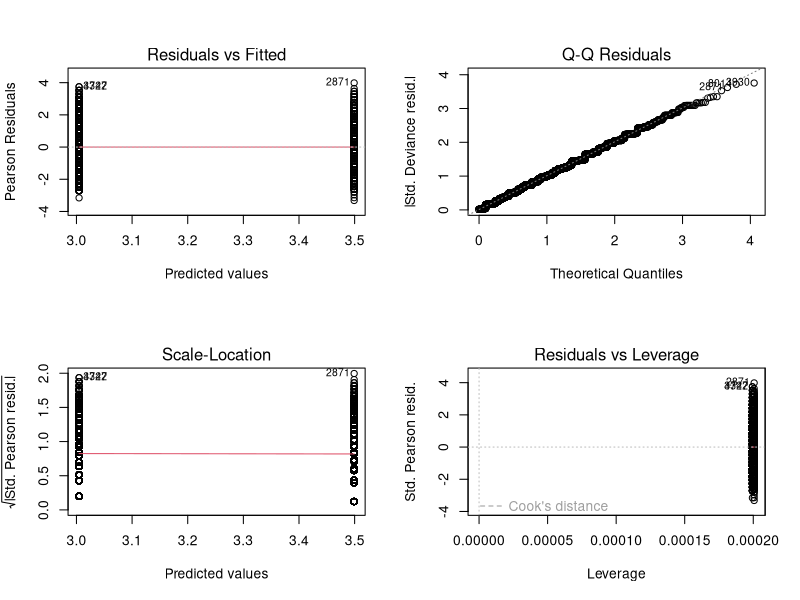
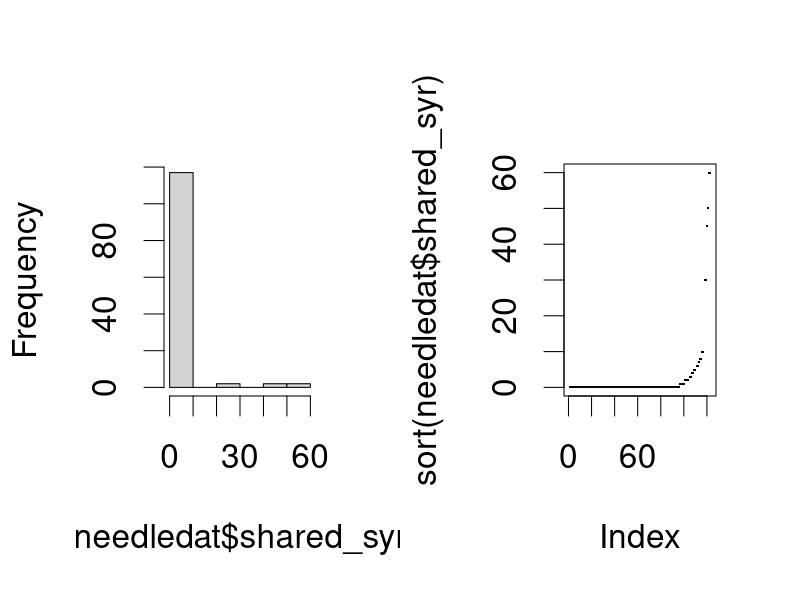
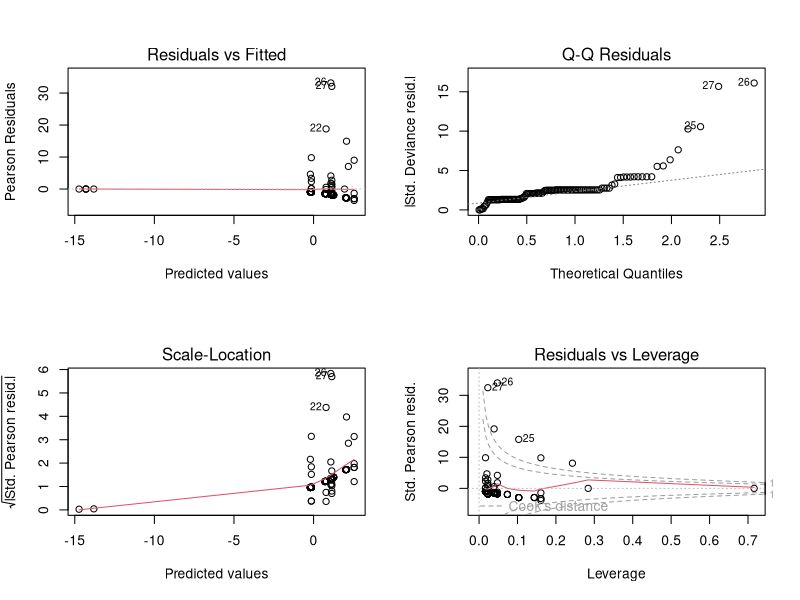

Recreate these plots in R, in order.
## ---- chunk 1
set.seed(1)
## ---- chunk 2
simdat <- data.frame(race=sample(c("white", "non-white"), size=10000, replace=TRUE))
simdat$race <- factor(simdat$race, levels=c("white", "non-white"))
simdat$y <- rpois(10000, lambda=ifelse(simdat$race=="white", exp(3.5), exp(3)))
fit <- glm(y ~ race, data=simdat, family=poisson("log"))
summary(fit)
## ---- chunk 3
(df <- fit$df.residual) #residual degrees of freedom
(res.dev <- sum(fit$deviance))  #total residual deviance
## ---- chunk 4
qchisq(0.95, df=1)
## ---- chunk 5
qchisq(0.95, df=9998)
## ---- chunk 6
par(mfrow=c(2,2))
plot(fit)
## ---- chunk 7
needledat = read.csv("needle_sharing.csv")
summary(needledat$shared_syr)
var(needledat$shared_syr, na.rm=TRUE)
## ---- chunk 8
par(mfrow=c(1,2), cex=2)
hist(needledat$shared_syr, main="")
plot(sort(needledat$shared_syr), pch=".")
## ---- chunk 9
needledat$homeless <- factor(needledat$homeless, levels=0:1, 
                             labels=c("no", "yes"))
## ---- chunk 10
fit.pois <- glm(shared_syr ~ sex + ethn + homeless, 
           data=needledat, family=poisson(link="log"))
summary(fit.pois)
## ---- chunk 11
par(mfrow=c(2,2))
plot(fit.pois)
